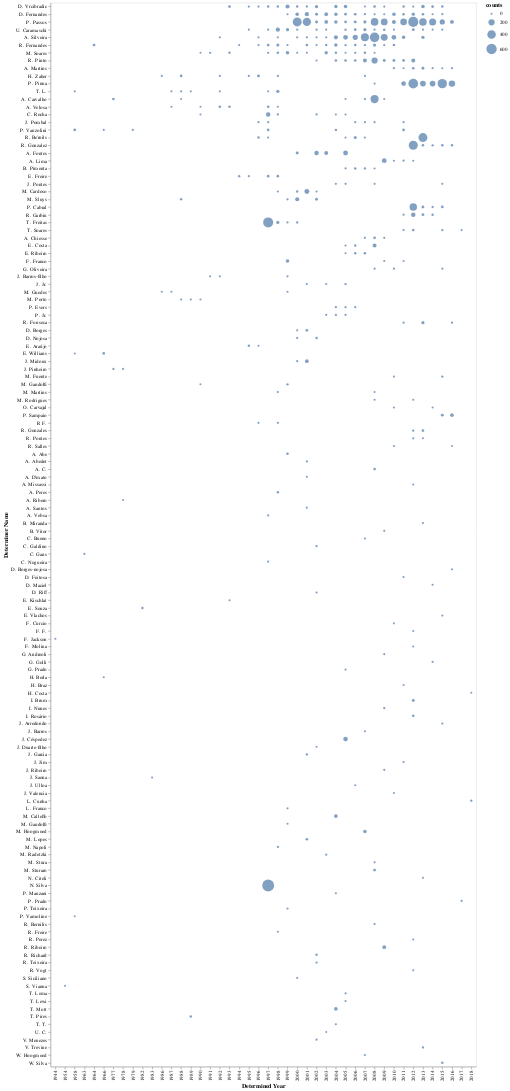

The cell this chart's notebook holds for it:
### Code cell
g1 = alt.Chart(teste, width=800, height=2200).mark_circle().encode(
    x= alt.X('ano_determinacao', type='ordinal', title='Determined Year'),
    y= alt.Y('determinator_full_name', type='nominal', title='Determiner Name', 
            sort=alt.EncodingSortField('counts', op="count", order='descending')),
    size= alt.Size('counts', scale=alt.Scale(range=[15, 500])),  # range ajusta tamanho do circulo
    tooltip= alt.Tooltip(['determinator_full_name', 'ano_determinacao', 'counts'])
)

g1.save('./graphs/determiner/counts_per_determiner.html')

g1

### Figure 1 — Vega-Lite specification as saved in the notebook (floating-point values rounded to 4 significant figures; data arrays with more than 128 entries replaced by an {"elided": "..."} marker saying what was removed)
{"config": {"view": {"continuousWidth": 400, "continuousHeight": 300}}, "data": {"name": "data-11656e49cf4797e60131a3ba6745324a"}, "mark": "circle", "encoding": {"size": {"type": "quantitative", "field": "counts", "scale": {"range": [15, 500]}}, "tooltip": [{"type": "nominal", "field": "determinator_full_name"}, {"type": "quantitative", "field": "ano_determinacao"}, {"type": "quantitative", "field": "counts"}], "x": {"type": "ordinal", "field": "ano_determinacao", "title": "Determined Year"}, "y": {"type": "nominal", "field": "determinator_full_name", "sort": {"field": "counts", "op": "count", "order": "descending"}, "title": "Determiner Name"}}, "height": 2200, "width": 800, "$schema": "https://vega.github.io/schema/vega-lite/v4.8.1.json", "datasets": {"data-11656e49cf4797e60131a3ba6745324a": {"elided": "387 records"}}}
